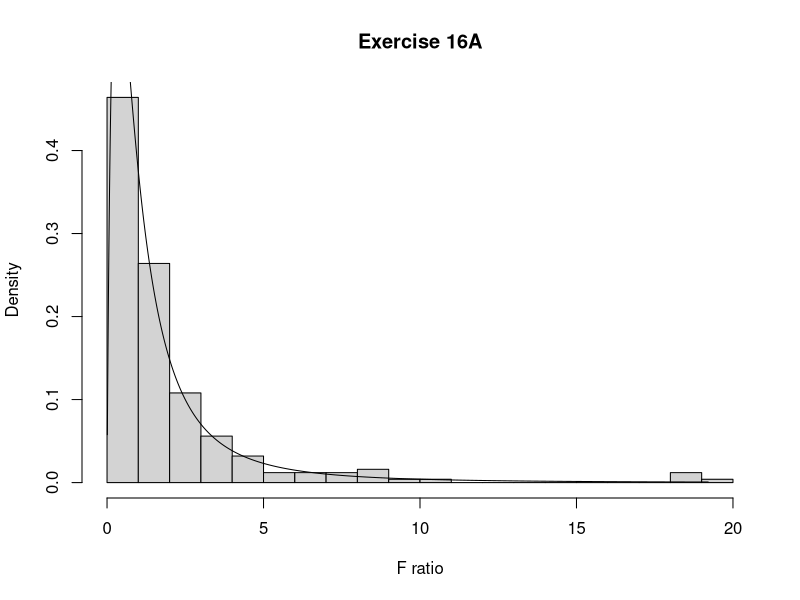
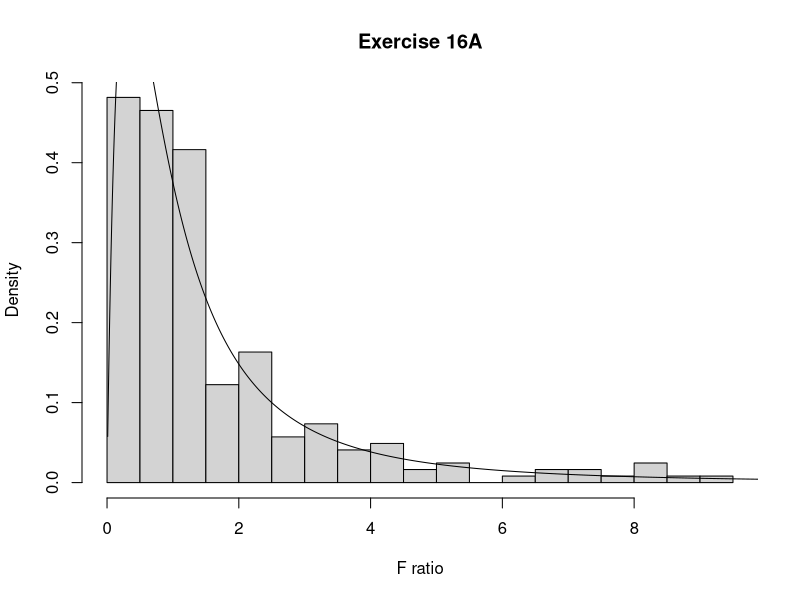
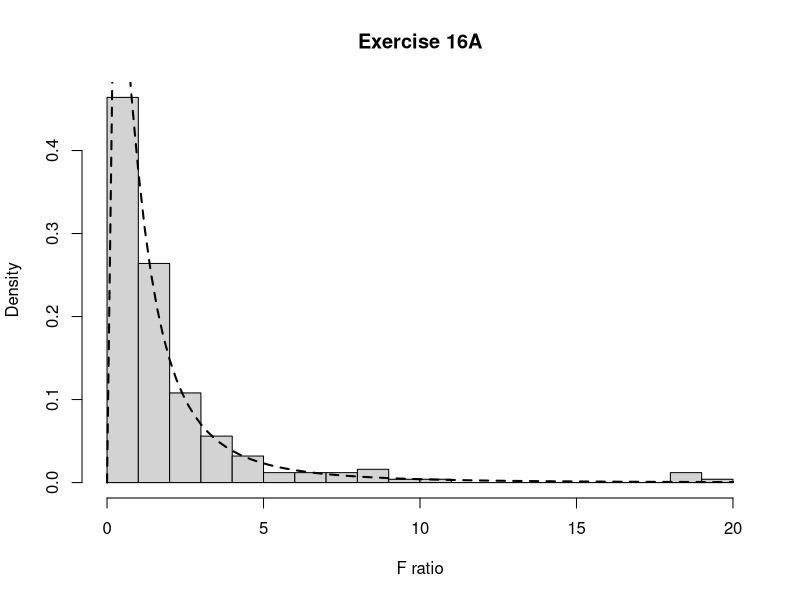

These figures' R source, in order:
## STAT-16 - Homework A ##

# Generating F ratio samples #
F.ratio <- NULL
for(i in 1:250) F.ratio[i] <- var(rnorm(5))/var(rnorm(5, mean=1))

# Plotting histogram #
hist(F.ratio, breaks=20, freq=F, main="Exercise 16A", xlab="F ratio")
x <- seq(0.01, max(F.ratio), by=0.01)
y <- df(x, df1=4, df2=4)
lines(y ~ x, type="l")

# Better presentation #
qf(0.975, df1=4, df2=4)
hist(F.ratio[F.ratio<10], breaks=20, freq=F, main="Exercise 16A", xlab="F ratio")
x <- seq(0.01, 10, by=0.01)
y <- df(x, df1=4, df2=4)
lines(y ~ x, type="l")

# Alternative approach # 
hist(F.ratio, breaks=20, freq=F, main="Exercise 16A", xlab="F ratio")
curve(df(x, df1=4, df2=4), lty = 2, lwd = 2, add = TRUE)

